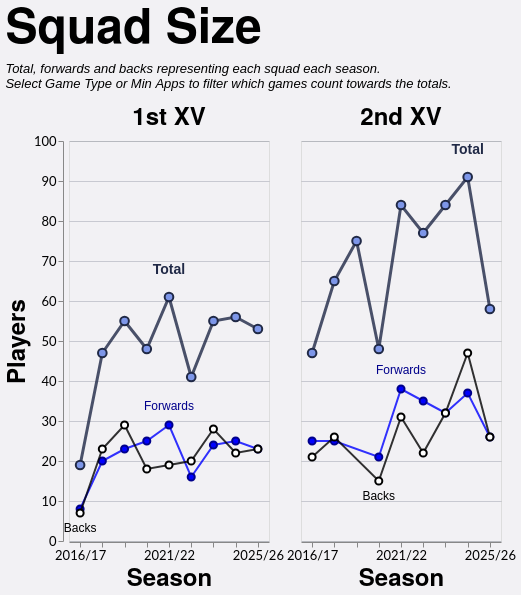

Express this chart as Vega-Lite.
### Vega-Lite specification from a JSON file in a GitHub repository (floating-point values rounded to 4 significant figures)
{"config": {"axis": {"labelFont": "Lato, sans-serif", "titleFont": "PT Sans Narrow, Helvetica Neue, Helvetica, Arial, sans-serif", "labelFontSize": 13, "titleFontSize": 24, "gridColor": "#202947", "gridOpacity": 0.2}, "header": {"labelFont": "PT Sans Narrow, Helvetica Neue, Helvetica, Arial, sans-serif", "titleFont": "PT Sans Narrow, Helvetica Neue, Helvetica, Arial, sans-serif", "labelFontSize": 24, "titleFontSize": 28, "labelFontWeight": "bold", "orient": "left"}, "legend": {"labelFont": "Lato, sans-serif", "titleFont": "PT Sans Narrow, Helvetica Neue, Helvetica, Arial, sans-serif", "labelFontSize": 14, "titleFontSize": 16, "titlePadding": 5, "fillColor": "white", "strokeColor": "black", "padding": 10, "titleFontWeight": "lighter", "titleFontStyle": "italic", "titleColor": "gray", "offset": 10}, "title": {"font": "PT Sans Narrow, Helvetica Neue, Helvetica, Arial, sans-serif", "fontSize": 48, "fontWeight": "bold", "anchor": "start", "align": "center", "titlePadding": 20, "subtitlePadding": 10, "subtitleFontSize": 13, "subtitleColor": "", "subtitleFontStyle": "italic", "offset": 15, "color": "black"}, "axisX": {"labelAngle": 0}, "facet": {"title": null, "header": null, "align": {"row": "each", "column": "each"}}, "resolve": {"scale": {"y": "independent", "facet": "independent"}}, "background": "#f2f1f4"}, "data": {"name": "data-2f16d578d4d6d8979a661bc579445547"}, "facet": {"column": {"field": "squad", "header": {"labelExpr": "datum.value + ' XV'", "labelFontSize": 24}, "sort": ["1st", "2nd"], "title": null, "type": "nominal"}}, "spec": {"layer": [{"mark": {"type": "line", "color": "#202946", "opacity": 0.8, "point": {"filled": true, "color": "#7d96e8", "stroke": "#202946", "size": 75, "strokeWidth": 2}, "strokeWidth": 3}, "encoding": {"detail": [{"field": "unit", "type": "nominal"}], "tooltip": [{"field": "season", "title": "Season", "type": "ordinal"}, {"field": "squad", "title": "Squad", "type": "nominal"}, {"field": "unit", "title": "Unit", "type": "nominal"}, {"field": "players", "title": "Players", "type": "quantitative"}], "x": {"axis": {"labelAngle": 0, "labelOverlap": "parity"}, "field": "season", "sort": "ascending", "title": "Season", "type": "ordinal"}, "y": {"axis": {"tickMinStep": 1}, "field": "players", "scale": {"zero": true}, "title": "Players", "type": "quantitative"}}, "transform": [{"filter": "(datum.unit === 'Total')"}]}, {"mark": {"type": "line", "color": "blue", "opacity": 0.8, "point": {"filled": true, "color": "blue", "stroke": "darkblue", "size": 50, "strokeWidth": 2}, "strokeWidth": 2}, "encoding": {"detail": [{"field": "unit", "type": "nominal"}], "tooltip": [{"field": "season", "title": "Season", "type": "ordinal"}, {"field": "squad", "title": "Squad", "type": "nominal"}, {"field": "unit", "title": "Unit", "type": "nominal"}, {"field": "players", "title": "Players", "type": "quantitative"}], "x": {"axis": {"labelAngle": 0, "labelOverlap": "parity"}, "field": "season", "sort": "ascending", "title": "Season", "type": "ordinal"}, "y": {"axis": {"tickMinStep": 1}, "field": "players", "scale": {"zero": true}, "title": "Players", "type": "quantitative"}}, "transform": [{"filter": "(datum.unit === 'Forwards')"}]}, {"mark": {"type": "line", "color": "black", "opacity": 0.8, "point": {"filled": true, "color": "white", "stroke": "black", "size": 50, "strokeWidth": 2}, "strokeWidth": 2}, "encoding": {"detail": [{"field": "unit", "type": "nominal"}], "tooltip": [{"field": "season", "title": "Season", "type": "ordinal"}, {"field": "squad", "title": "Squad", "type": "nominal"}, {"field": "unit", "title": "Unit", "type": "nominal"}, {"field": "players", "title": "Players", "type": "quantitative"}], "x": {"axis": {"labelAngle": 0, "labelOverlap": "parity"}, "field": "season", "sort": "ascending", "title": "Season", "type": "ordinal"}, "y": {"axis": {"tickMinStep": 1}, "field": "players", "scale": {"zero": true}, "title": "Players", "type": "quantitative"}}, "transform": [{"filter": "(datum.unit === 'Backs')"}]}, {"mark": {"type": "text", "align": "center", "baseline": "bottom", "color": "#202946", "dx": 0, "dy": -20, "fontSize": 14, "fontWeight": "bold"}, "encoding": {"detail": [{"field": "unit", "type": "nominal"}], "text": {"value": "Total"}, "tooltip": [{"field": "season", "title": "Season", "type": "ordinal"}, {"field": "squad", "title": "Squad", "type": "nominal"}, {"field": "unit", "title": "Unit", "type": "nominal"}, {"field": "players", "title": "Players", "type": "quantitative"}], "x": {"field": "season", "type": "ordinal"}, "y": {"field": "players", "type": "quantitative"}}, "transform": [{"filter": "(datum.unit === 'Total')"}, {"calculate": "toNumber(split(datum.season, '/')[0])", "as": "season_order"}, {"joinaggregate": [{"op": "max", "field": "players", "as": "max_value"}, {"op": "min", "field": "players", "as": "min_value"}], "groupby": ["squad"]}, {"filter": "datum.players > 0"}, {"filter": "datum.players == datum.max_value"}, {"window": [{"op": "row_number", "field": "", "as": "rank"}], "groupby": ["squad"], "sort": [{"field": "season_order", "order": "descending"}]}, {"filter": "datum.rank == 1"}]}, {"mark": {"type": "text", "align": "center", "baseline": "bottom", "color": "darkblue", "dx": 0, "dy": -12, "fontSize": 12, "fontWeight": "normal"}, "encoding": {"detail": [{"field": "unit", "type": "nominal"}], "text": {"value": "Forwards"}, "tooltip": [{"field": "season", "title": "Season", "type": "ordinal"}, {"field": "squad", "title": "Squad", "type": "nominal"}, {"field": "unit", "title": "Unit", "type": "nominal"}, {"field": "players", "title": "Players", "type": "quantitative"}], "x": {"field": "season", "type": "ordinal"}, "y": {"field": "players", "type": "quantitative"}}, "transform": [{"filter": "(datum.unit === 'Forwards')"}, {"calculate": "toNumber(split(datum.season, '/')[0])", "as": "season_order"}, {"joinaggregate": [{"op": "max", "field": "players", "as": "max_value"}, {"op": "min", "field": "players", "as": "min_value"}], "groupby": ["squad"]}, {"filter": "datum.players > 0"}, {"filter": "datum.players == datum.max_value"}, {"window": [{"op": "row_number", "field": "", "as": "rank"}], "groupby": ["squad"], "sort": [{"field": "season_order", "order": "descending"}]}, {"filter": "datum.rank == 1"}]}, {"mark": {"type": "text", "align": "center", "baseline": "top", "color": "black", "dx": 0, "dy": 10, "fontSize": 12, "fontWeight": "normal"}, "encoding": {"detail": [{"field": "unit", "type": "nominal"}], "text": {"value": "Backs"}, "tooltip": [{"field": "season", "title": "Season", "type": "ordinal"}, {"field": "squad", "title": "Squad", "type": "nominal"}, {"field": "unit", "title": "Unit", "type": "nominal"}, {"field": "players", "title": "Players", "type": "quantitative"}], "x": {"field": "season", "type": "ordinal"}, "y": {"field": "players", "type": "quantitative"}}, "transform": [{"filter": "(datum.unit === 'Backs')"}, {"calculate": "toNumber(split(datum.season, '/')[0])", "as": "season_order"}, {"joinaggregate": [{"op": "max", "field": "players", "as": "max_value"}, {"op": "min", "field": "players", "as": "min_value"}], "groupby": ["squad"]}, {"filter": "datum.players > 0"}, {"filter": "datum.players == datum.min_value"}, {"window": [{"op": "row_number", "field": "", "as": "rank"}], "groupby": ["squad"], "sort": [{"field": "season_order", "order": "descending"}]}, {"filter": "datum.rank == 1"}]}], "height": 400, "width": 200}, "spacing": 30, "title": {"text": "Squad Size", "subtitle": ["Total, forwards and backs representing each squad each season.", "Select Game Type or Min Apps to filter which games count towards the totals."]}, "$schema": "https://vega.github.io/schema/vega-lite/v5.20.1.json", "datasets": {"data-2f16d578d4d6d8979a661bc579445547": [{"season": "2016/17", "squad": "1st", "unit": "Backs", "players": 7}, {"season": "2016/17", "squad": "1st", "unit": "Forwards", "players": 8}, {"season": "2016/17", "squad": "1st", "unit": "Total", "players": 19}, {"season": "2016/17", "squad": "2nd", "unit": "Backs", "players": 21}, {"season": "2016/17", "squad": "2nd", "unit": "Forwards", "players": 25}, {"season": "2016/17", "squad": "2nd", "unit": "Total", "players": 47}, {"season": "2017/18", "squad": "1st", "unit": "Backs", "players": 23}, {"season": "2017/18", "squad": "1st", "unit": "Forwards", "players": 20}, {"season": "2017/18", "squad": "1st", "unit": "Total", "players": 47}, {"season": "2017/18", "squad": "2nd", "unit": "Backs", "players": 26}, {"season": "2017/18", "squad": "2nd", "unit": "Forwards", "players": 25}, {"season": "2017/18", "squad": "2nd", "unit": "Total", "players": 65}, {"season": "2018/19", "squad": "1st", "unit": "Backs", "players": 29}, {"season": "2018/19", "squad": "1st", "unit": "Forwards", "players": 23}, {"season": "2018/19", "squad": "1st", "unit": "Total", "players": 55}, {"season": "2018/19", "squad": "2nd", "unit": "Total", "players": 75}, {"season": "2019/20", "squad": "1st", "unit": "Backs", "players": 18}, {"season": "2019/20", "squad": "1st", "unit": "Forwards", "players": 25}, {"season": "2019/20", "squad": "1st", "unit": "Total", "players": 48}, {"season": "2019/20", "squad": "2nd", "unit": "Backs", "players": 15}, {"season": "2019/20", "squad": "2nd", "unit": "Forwards", "players": 21}, {"season": "2019/20", "squad": "2nd", "unit": "Total", "players": 48}, {"season": "2021/22", "squad": "1st", "unit": "Backs", "players": 19}, {"season": "2021/22", "squad": "1st", "unit": "Forwards", "players": 29}, {"season": "2021/22", "squad": "1st", "unit": "Total", "players": 61}, {"season": "2021/22", "squad": "2nd", "unit": "Backs", "players": 31}, {"season": "2021/22", "squad": "2nd", "unit": "Forwards", "players": 38}, {"season": "2021/22", "squad": "2nd", "unit": "Total", "players": 84}, {"season": "2022/23", "squad": "1st", "unit": "Backs", "players": 20}, {"season": "2022/23", "squad": "1st", "unit": "Forwards", "players": 16}, {"season": "2022/23", "squad": "1st", "unit": "Total", "players": 41}, {"season": "2022/23", "squad": "2nd", "unit": "Backs", "players": 22}, {"season": "2022/23", "squad": "2nd", "unit": "Forwards", "players": 35}, {"season": "2022/23", "squad": "2nd", "unit": "Total", "players": 77}, {"season": "2023/24", "squad": "1st", "unit": "Backs", "players": 28}, {"season": "2023/24", "squad": "1st", "unit": "Forwards", "players": 24}, {"season": "2023/24", "squad": "1st", "unit": "Total", "players": 55}, {"season": "2023/24", "squad": "2nd", "unit": "Backs", "players": 32}, {"season": "2023/24", "squad": "2nd", "unit": "Forwards", "players": 32}, {"season": "2023/24", "squad": "2nd", "unit": "Total", "players": 84}, {"season": "2024/25", "squad": "1st", "unit": "Backs", "players": 22}, {"season": "2024/25", "squad": "1st", "unit": "Forwards", "players": 25}, {"season": "2024/25", "squad": "1st", "unit": "Total", "players": 56}, {"season": "2024/25", "squad": "2nd", "unit": "Backs", "players": 47}, {"season": "2024/25", "squad": "2nd", "unit": "Forwards", "players": 37}, {"season": "2024/25", "squad": "2nd", "unit": "Total", "players": 91}, {"season": "2025/26", "squad": "1st", "unit": "Backs", "players": 23}, {"season": "2025/26", "squad": "1st", "unit": "Forwards", "players": 23}, {"season": "2025/26", "squad": "1st", "unit": "Total", "players": 53}, {"season": "2025/26", "squad": "2nd", "unit": "Backs", "players": 26}, {"season": "2025/26", "squad": "2nd", "unit": "Forwards", "players": 26}, {"season": "2025/26", "squad": "2nd", "unit": "Total", "players": 58}]}}
